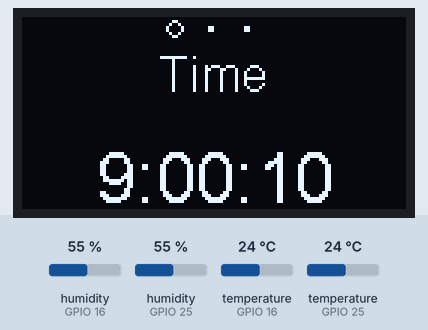
A sketch run on a simulated ESP32. On the bench: 128×64 one-colour display. The test bench sets the inputs (shaded band); at power-on: temperature (sensors on GPIO 16, GPIO 25) 24 °C, humidity (sensors on GPIO 25, GPIO 16) 55 %. WiFi joins after 1.5 s; servers stay silent unless stated; the local clock reads 2024-03-15 10:24:30 at power-on unless the sketch sets it.

Above: at 3.0 s.
3.1 s: temperature (sensor on GPIO 16) set to 12 °C
At 7.3 s:
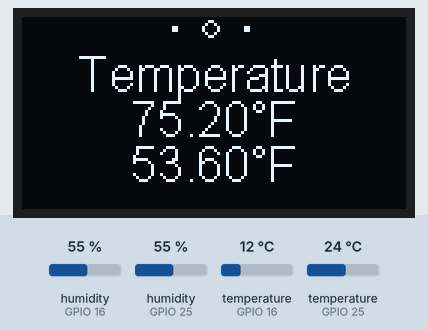
7.6 s: humidity (sensor on GPIO 25) set to 22 %
At 11.5 s:
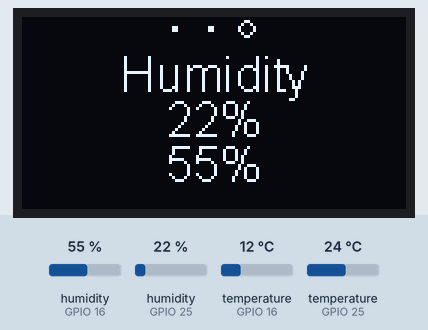
11.8 s: humidity (sensor on GPIO 16) set to 22 %
At 12.5 s:
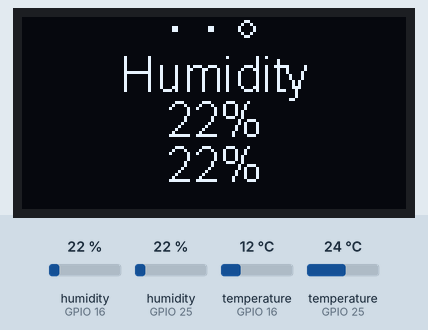
15.8 s: temperature (sensor on GPIO 25) set to 12 °C
At 19.8 s:
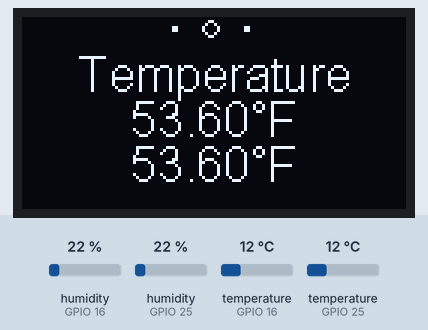
20.4 s: humidity (sensor on GPIO 16) set to 40 %
At 23.5 s:
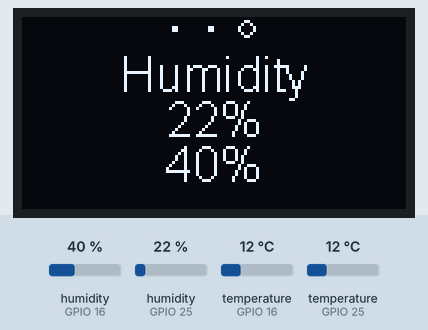
24.6 s: humidity (sensor on GPIO 25) set to 40 %
At 36.4 s:
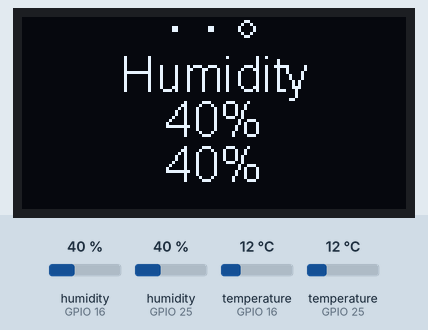

Measured:
- what the display in image 3 shows lasts 2.2 s, from 12.1 s to 14.3 s

The sketch:

dryrefrig.ino
```cpp
#include <TimeLib.h>

// Include the correct display library
// For a connection via I2C using Wire include
#include <Wire.h>  // Only needed for Arduino 1.6.5 and earlier
#include "SSD1306Wire.h" // legacy include: `#include "SSD1306.h"`
// Include the UI lib
#include "OLEDDisplayUi.h"

// Include custom images
#include "images.h"

/* Comment this out to disable prints and save space */
#define BLYNK_PRINT Serial

#include <WiFi.h>
#include <WiFiClient.h>
#include <BlynkSimpleEsp32.h>
#include <WidgetRTC.h>
#include <Time.h>

#include <Adafruit_Sensor.h>
#include <DHT.h>
#include <DHT_U.h>

DHT_Unified dht(25, DHT11);
DHT_Unified dht2(16, DHT11);
uint32_t delayMS;


// You should get Auth Token in the Blynk App.
// Go to the Project Settings (nut icon).
char auth[] = "47aa5b1ad0234900855fbfe614f673e4";

// Your WiFi credentials.
// Set password to "" for open networks.
char ssid[] = "twodolphins";
char pass[] = "twodolphinsrock";

//For syncing the time.
WidgetRTC rtc;

// Initialize the OLED display using Wire library
SSD1306Wire  display(0x3c, 5, 4);
// SH1106 display(0x3c, D3, D5);

OLEDDisplayUi ui ( &display );

int screenW = 128;
int screenH = 64;
int clockCenterX = screenW/2;
int clockCenterY = ((screenH-16)/2)+16;   // top yellow part is 16 px height
int clockRadius = 23;

// utility function for digital clock display: prints leading 0
String twoDigits(int digits){
  if(digits < 10) {
    String i = '0'+String(digits);
    return i;
  }
  else {
    return String(digits);
  }
}

void clockOverlay(OLEDDisplay *display, OLEDDisplayUiState* state) {

}

void analogClockFrame(OLEDDisplay *display, OLEDDisplayUiState* state, int16_t x, int16_t y) {
//  ui.disableIndicator();

  // Draw the clock face
//  display->drawCircle(clockCenterX + x, clockCenterY + y, clockRadius);
  display->drawCircle(clockCenterX + x, clockCenterY + y, 2);
  //
  //hour ticks
  for( int z=0; z < 360;z= z + 30 ){
  //Begin at 0° and stop at 360°
    float angle = z ;
    angle = ( angle / 57.29577951 ) ; //Convert degrees to radians
    int x2 = ( clockCenterX + ( sin(angle) * clockRadius ) );
    int y2 = ( clockCenterY - ( cos(angle) * clockRadius ) );
    int x3 = ( clockCenterX + ( sin(angle) * ( clockRadius - ( clockRadius / 8 ) ) ) );
    int y3 = ( clockCenterY - ( cos(angle) * ( clockRadius - ( clockRadius / 8 ) ) ) );
    display->drawLine( x2 + x , y2 + y , x3 + x , y3 + y);
  }

  // display second hand
  float angle = second() * 6 ;
  angle = ( angle / 57.29577951 ) ; //Convert degrees to radians
  int x3 = ( clockCenterX + ( sin(angle) * ( clockRadius - ( clockRadius / 5 ) ) ) );
  int y3 = ( clockCenterY - ( cos(angle) * ( clockRadius - ( clockRadius / 5 ) ) ) );
  display->drawLine( clockCenterX + x , clockCenterY + y , x3 + x , y3 + y);
  //
  // display minute hand
  angle = minute() * 6 ;
  angle = ( angle / 57.29577951 ) ; //Convert degrees to radians
  x3 = ( clockCenterX + ( sin(angle) * ( clockRadius - ( clockRadius / 4 ) ) ) );
  y3 = ( clockCenterY - ( cos(angle) * ( clockRadius - ( clockRadius / 4 ) ) ) );
  display->drawLine( clockCenterX + x , clockCenterY + y , x3 + x , y3 + y);
  //
  // display hour hand
  angle = hour() * 30 + int( ( minute() / 12 ) * 6 )   ;
  angle = ( angle / 57.29577951 ) ; //Convert degrees to radians
  x3 = ( clockCenterX + ( sin(angle) * ( clockRadius - ( clockRadius / 2 ) ) ) );
  y3 = ( clockCenterY - ( cos(angle) * ( clockRadius - ( clockRadius / 2 ) ) ) );
  display->drawLine( clockCenterX + x , clockCenterY + y , x3 + x , y3 + y);
}

void digitalClockFrame(OLEDDisplay *display, OLEDDisplayUiState* state, int16_t x, int16_t y) {
  display->setFont(ArialMT_Plain_16);
  display->drawString(clockCenterX + x , 10, "Time" );
  String timenow = String(hour())+":"+twoDigits(minute())+":"+twoDigits(second());
  display->setTextAlignment(TEXT_ALIGN_CENTER);
  display->setFont(ArialMT_Plain_24);
  display->drawString(clockCenterX + x , clockCenterY + y, timenow );
}

float humidity = 0.0;
float temperature = 0;
float humidity2 = 0.0;
float temperature2 = 0;

void digitalTempFrame(OLEDDisplay *display, OLEDDisplayUiState* state, int16_t x, int16_t y) {

  display->setFont(ArialMT_Plain_16);
  display->drawString(clockCenterX + x , 10, "Temperature" );

  String timenow = String(temperature)+"°F";
  display->setTextAlignment(TEXT_ALIGN_CENTER);
  display->drawString(clockCenterX + x , 25, timenow );

  timenow = String(temperature2)+"°F";
  display->setTextAlignment(TEXT_ALIGN_CENTER);
  display->drawString(clockCenterX + x , 40, timenow );
}

void digitalHumidityFrame(OLEDDisplay *display, OLEDDisplayUiState* state, int16_t x, int16_t y) {

  display->setFont(ArialMT_Plain_16);
  display->drawString(clockCenterX + x , 10, "Humidity" );

  String timenow = String(twoDigits(humidity) + "%" );
  display->setTextAlignment(TEXT_ALIGN_CENTER);
  display->drawString(clockCenterX + x , 25, timenow );

  timenow = String(twoDigits(humidity2) + "%" );
  display->setTextAlignment(TEXT_ALIGN_CENTER);
  display->drawString(clockCenterX + x , 40, timenow );
}

// This array keeps function pointers to all frames
// frames are the single views that slide in
FrameCallback frames[] = { digitalClockFrame, digitalTempFrame, digitalHumidityFrame };

// how many frames are there?
int frameCount = 3;

// Overlays are statically drawn on top of a frame eg. a clock
OverlayCallback overlays[] = { clockOverlay };
int overlaysCount = 1;

void setup() {
  Serial.begin(9600);
    // Initialize device.
  dht.begin();
  dht2.begin();

  sensor_t sensor;
  dht.humidity().getSensor(&sensor);
  // Set delay between sensor readings based on sensor details.
  delayMS = sensor.min_delay / 1000;

  Blynk.begin(auth, ssid, pass);
    // Synchronize time on connection
  rtc.begin();


	// The ESP is capable of rendering 60fps in 80Mhz mode
	// but that won't give you much time for anything else
	// run it in 160Mhz mode or just set it to 30 fps
  ui.setTargetFPS(60);

	// Customize the active and inactive symbol
  ui.setActiveSymbol(activeSymbol);
  ui.setInactiveSymbol(inactiveSymbol);

  // You can change this to
  // TOP, LEFT, BOTTOM, RIGHT
  ui.setIndicatorPosition(TOP);

  // Defines where the first frame is located in the bar.
  ui.setIndicatorDirection(LEFT_RIGHT);

  // You can change the transition that is used
  // SLIDE_LEFT, SLIDE_RIGHT, SLIDE_UP, SLIDE_DOWN
  ui.setFrameAnimation(SLIDE_LEFT);

  // Add frames
  ui.setFrames(frames, frameCount);

  // Add overlays
  ui.setOverlays(overlays, overlaysCount);

  // Initialising the UI will init the display too.
  ui.init();

  display.flipScreenVertically();

  unsigned long secsSinceStart = millis();
  // Unix time starts on Jan 1 1970. In seconds, that's 2208988800:
  const unsigned long seventyYears = 2208988800UL;
  // subtract seventy years:
  unsigned long epoch = secsSinceStart - seventyYears * SECS_PER_HOUR;
  setTime(epoch);

}

double lastrun = 0;
void UpdateTempAndHumidity()
{
    if(millis() > (lastrun + delayMS))
    {
      lastrun = millis();
      sensors_event_t event;
      // Get temperature event and print its value.
      dht.temperature().getEvent(&event);
      if (!isnan(event.temperature)){
        temperature = (event.temperature * 1.8)+ 32;
        Blynk.virtualWrite(V2, temperature);
      }

      // Get temperature event and print its value.
      dht.humidity().getEvent(&event);
      if (!isnan(event.relative_humidity))
        humidity = event.relative_humidity;
        Blynk.virtualWrite(V3, humidity);


      // Get temperature event and print its value.
      dht2.temperature().getEvent(&event);
      if (!isnan(event.temperature)){
        temperature2 = (event.temperature * 1.8)+ 32;
        Blynk.virtualWrite(V4, temperature2);
      }

      // Get temperature event and print its value.
      dht2.humidity().getEvent(&event);
      if (!isnan(event.relative_humidity))
        humidity2 = event.relative_humidity;
        Blynk.virtualWrite(V5, humidity2);
    }
}

void loop() {

  Blynk.run();
  UpdateTempAndHumidity();

  int remainingTimeBudget = ui.update();

  if (remainingTimeBudget > 0) {
    // You can do some work here
    // Don't do stuff if you are below your
    // time budget.
    delay(remainingTimeBudget);

  }

}

BLYNK_CONNECTED() {

  // Request Blynk server to re-send latest values for all pins
  Blynk.syncAll();
}
```

images.h
```cpp
const unsigned char activeSymbol[] PROGMEM = {
    B00000000,
    B00000000,
    B00011000,
    B00100100,
    B01000010,
    B01000010,
    B00100100,
    B00011000
};

const unsigned char inactiveSymbol[] PROGMEM = {
    B00000000,
    B00000000,
    B00000000,
    B00000000,
    B00011000,
    B00011000,
    B00000000,
    B00000000
};
```
